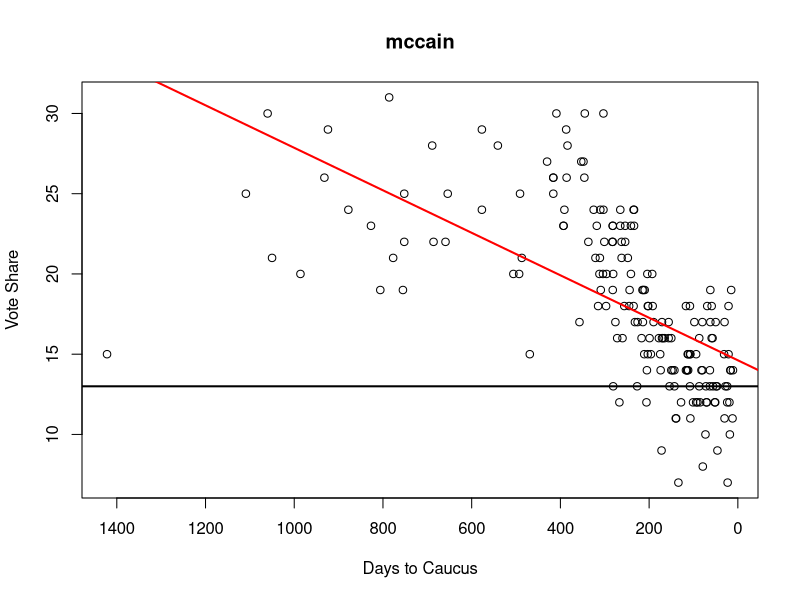

The R script that drew this image: (Note: this script raises an error after producing the figure.)
##############
# IMPORT LIBRARIES
##############
library(glmnet)
library(Metrics)



##############
# CONSTANTS
##############
FIRST_POLLING_COL <- 12
VOTE_SHARE_COL <- 3


# Jeff's working directory -- comment out and override
setwd("~//Documents/School/Stanford/Classes/Poli Sci 355B/Challenge 1/iowa-caucus")


##############
# LOAD AND CONVERT DATASETS
##############


# load results datasets
results2008 <- read.csv('results_2008.csv', stringsAsFactors=FALSE)
results2012 <- read.csv('results_2012.csv', stringsAsFactors=FALSE)

# df of 2016 candidates to predict
candidates_2016 <- data.frame(c('trump', 'cruz', 'rubio','bush','carson','christie','paul','huckabee','kasich'))
colnames(candidates_2016) <- c('candidate')


# load polling datasets
polls2008_iowa <- read.csv('pollster/data/cleaned_2008_iowa.csv', stringsAsFactors=FALSE)
polls2012_iowa <- read.csv('pollster/data/cleaned_2012_iowa.csv', stringsAsFactors=FALSE)
polls2016_iowa <- read.csv('pollster/data/cleaned_2016_iowa.csv', stringsAsFactors=FALSE)
polls2008_national <- read.csv('pollster/data/cleaned_2008_national.csv', stringsAsFactors=FALSE)
polls2012_national <- read.csv('pollster/data/cleaned_2012_national.csv', stringsAsFactors=FALSE)
polls2016_national <- read.csv('pollster/data/cleaned_2016_national.csv', stringsAsFactors=FALSE)





# clean polling data
cleanPolling <- function(df) {
	# replace '-' with NA
	df[df == '-'] <- NA

	# convert polling cols from char to numeric
	df[FIRST_POLLING_COL:ncol(df)] <- sapply(df[FIRST_POLLING_COL:ncol(df)], as.numeric)

	# convert pollster cols to factor
	df$POLLSTER <- as.factor(df$POLLSTER)

	# convert all colnames to lower case
	colnames(df) <- tolower(colnames(df))

	# subset to polling conducted before the caucus
	df <- df[df$days_to_caucus > 0,]

	return(df)
}

polls2008_iowa <- cleanPolling(polls2008_iowa)
polls2012_iowa <- cleanPolling(polls2012_iowa)
polls2016_iowa <- cleanPolling(polls2016_iowa)

polls2008_national <- cleanPolling(polls2008_national)
polls2012_national <- cleanPolling(polls2012_national)
polls2016_national <- cleanPolling(polls2016_national)

cleanResults <- function(df) {

	# convert all colnames to lower case
	colnames(df) <- tolower(colnames(df))

	# convert candidate names to lower case
	df$candidate <- tolower(df$candidate)

	return(df)
}

results2008 <- cleanResults(results2008)
results2012 <- cleanResults(results2012)



# weightPollingBy538Rankings
# --------------------------
# Given a df of polling data and a df (or some other object) of 538's pollster rankings, duplicate polling observations to weight by 538's rankings.
# Return a df with weighted polling data














##############
# PREDICT POLL TRENDS
##############


# linearExtrapolateCandidate
# --------------------------
# Given a candidate, polling_df, and results_df, generate a simple linear model regressing vote shares over time
# return predicted vote share on election day

linearExtrapolateCandidate <- function(candidate, polling_df, results_df, plot) {

	# find col index for that candidate's name
	cand_indx <- which(colnames(polling_df) == candidate)

	######## consider killing early models

	# check if there are any rows that aren't NA
	if(all(is.na(polling_df[,cand_indx]))) {
		print(candidate)
		print("All observations were NA")
		return(0)
	} else {

		# simple linear model
		lm_model <- lm(polling_df[,cand_indx] ~ days_to_caucus, data=polling_df)

		if(plot == TRUE) {

			# plot data
			plot(x=polling_df$days_to_caucus,
				y=polling_df[,cand_indx],
				# ylim=c(0, results_df[results_df$Candidate==candidate, VOTE_SHARE_COL] + 10),
				xlim=c(max(na.omit(polling_df$days_to_caucus)), min(na.omit(polling_df$days_to_caucus))),
				xlab="Days to Caucus",
				ylab="Vote Share",
				main=candidate)

			# add regression line
			abline(lm_model,
				col="red",
				lwd="2")

			# add actual results line
			abline(h=results_df[results_df$candidate==candidate, VOTE_SHARE_COL],
				lwd=2)
		}

		# predict vote share on election day
		election_day_df <- data.frame(c(candidate),c("0"))
		colnames(election_day_df) <- c("candidate", "days_to_caucus")
		election_day_df$days_to_caucus <- as.numeric(as.character(election_day_df$days_to_caucus))

		pred_vote_share <- predict(lm_model, newdata=election_day_df)
		
		return(pred_vote_share)
	}
}



complexLinearExtrapolateCandidate <- function(candidate, polling_df, results_df, plot) {

	# find col index for that candidate's name
	cand_indx <- which(colnames(polling_df) == candidate)

	# check if there are any rows that aren't NA
	if (all(is.na(polling_df[,cand_indx]))) {
		print(candidate)
		print("All observations were NA")
		return(0)
	} else {

		# simple linear model
		lm_model <- lm(polling_df[,cand_indx] ~ days_to_caucus + I(days_to_caucus^2), data=polling_df)

		if(plot == TRUE) {

			# plot data
			plot(x=polling_df$days_to_caucus,
				y=polling_df[,cand_indx],
				# ylim=c(0, results_df[results_df$Candidate==candidate, VOTE_SHARE_COL] + 10),
				xlim=c(max(na.omit(polling_df$days_to_caucus)), min(na.omit(polling_df$days_to_caucus))),
				xlab="Days to Caucus",
				ylab="Vote Share",
				main=candidate)

			# add regression line
			abline(lm_model,
				col="red",
				lwd="2")

			# add actual results line
			abline(h=results_df[results_df$candidate==candidate, VOTE_SHARE_COL],
				lwd=2)
		}

		# predict vote share on election day
		election_day_df <- data.frame(c(candidate),c("0"))
		colnames(election_day_df) <- c("candidate", "days_to_caucus")
		election_day_df$days_to_caucus <- as.numeric(as.character(election_day_df$days_to_caucus))

		pred_vote_share <- predict(lm_model, newdata=election_day_df)
		
		return(pred_vote_share)
	}
}

linearExtrapolateCandidate('mccain', polls2008_iowa, results2008, TRUE)

complexLinearExtrapolateCandidate('mccain', polls2008_iowa, results2008, FALSE)


# predCandidates
# --------------
# Given a list of candidates, polling data, and a model, generate predictions for each candidate
# returns df with candidate names and predictions
predCandidates <- function(polling_df, results_df, model) {

	# init df to store predictions
	pred_votes <- data.frame(results_df$candidate, c(NA))
	colnames(pred_votes) <- c('candidate', 'vote_share')

	for (cand in results_df$candidate) {
		pred_votes$vote_share[pred_votes$candidate == cand] <- model(cand, polling_df, results_df, FALSE)
	}
	return(pred_votes)
}


# calcRMSE
# --------
# Given a df of prediction and a df with actual results, compute the rmse for the predictions
calcRMSE <- function(pred_votes, results_df) {

	# order both dfs by candidate name, just to be safe
	pred_votes <- pred_votes[order(pred_votes$candidate),]
	results_df <- results_df[order(results_df$candidate),]

	mse <- sum((results_df$percentage - pred_votes$vote_share)^2) / nrow(pred_votes)
	rmse <- sqrt(mse)
	return(rmse)
}


# testPollTrendsModel
# -------------------
# Given polling and results for an election, see how well a specified model extrapolates from polling data
testPollTrendsModel <- function(polling_df, results_df, model) {

	pred_votes <- predCandidates(polling_df, results_df, model)
	rmse <- calcRMSE(pred_votes, results_df)
	return(rmse)
}


testPollTrendsModel(polls2008_iowa, results2008, linearExtrapolateCandidate)
testPollTrendsModel(polls2012_iowa, results2012, linearExtrapolateCandidate)








##############
# BUILD & TEST COMBINED MODEL OPTIONS
##############


# buildPredictionMatrix
# ---------------------
# Given polling and results dfs, construct a matrix of observations to use in regression models
buildPredictionMatrix <- function(state_polling_df, natl_polling_df, results_df) {

	# construct vector of predictor names
	pred_names <- c('lm_1_iowa', 'lm_2_iowa', 'lm_1_natl')

	# build matrix of predictors
	preds <- matrix(nrow=nrow(results_df), ncol=length(pred_names))
	rownames(preds) <- results_df$candidate

	# add polling model predictions
	preds[,1] <- predCandidates(state_polling_df, results_df, linearExtrapolateCandidate)$vote_share
	preds[,2] <- predCandidates(state_polling_df, results_df, complexLinearExtrapolateCandidate)$vote_share
	preds[,3] <- predCandidates(natl_polling_df, results_df, linearExtrapolateCandidate)$vote_share

	# add predictor names to matrix
	colnames(preds) <- pred_names

	return(preds)
}


# scaleToVoteShares
# ------------------------------------
# Assuming the predictions from our model don't add up to 100, scale them proportionally: voteshare[candidate] / sum(voteshare) * 100
scaleToVoteShares <- function(raw_preds) {
	scaled_preds <- (raw_preds / sum(raw_preds)) * 100
	return(scaled_preds)
}


# scaleSortResults
# ----------------
# Scale and sort predictions
scaleSortResults <- function(preds) {
	scaled_preds <- scaleToVoteShares(preds)
	sorted_preds <- scaled_preds[order(scaled_preds[,1], decreasing=TRUE),]
	df_preds <- data.frame(sorted_preds)
	return(df_preds)
}


# combinePredictorsIntoModel
# --------------------------
# Using the outputs from predictFromPollTrends and predictFromLatestPolling outputs for both Iowa and national polling, build a model applying these predictors to 2008 and 2012 data. See which combinations work best, maybe with LOOCV? If have time, could try additional predictors -- contributions, prediction markets, etc.
# Return df/matrix of candidate names (rows) and predicted vote shares from different models (cols)

combinePredictorsIntoModel <- function(polling_df, results_df, combined) {

	if (combined) {

		# create matrices to use in models
		preds_2008 <- buildPredictionMatrix(polls2008_iowa, polls2008_national, results2008)
		preds_2012 <- buildPredictionMatrix(polls2012_iowa, polls2012_national, results2012)

		# combine into overall matrix
		preds_train <- rbind(preds_2008, preds_2012)
		results_train <- rbind(results2008, results2012)

	} else {

		# create matrix to use in models
		preds_train <- buildPredictionMatrix(polling_df, results_df)
		results_train <- results_df
	}

	# build matrix to predict 2016
	preds_2016 <- buildPredictionMatrix(polls2016_iowa, candidates_2016)
	

	# run simple linear regression 
	# linear_model <- lm(results_df$percentage ~ ., data=as.data.frame(preds_train))
	# summary(linear_model)
	# lm_preds <- predict(linear_model, newdata=as.data.frame(preds_train))

	# # check RMSE
	# rmse(results_df$percentage, lm_preds)

	# # try predicting 2016 using linear model
	# lm_preds_2016 <- predict(linear_model, newdata=as.data.frame(preds_2016))




	# run LASSO on predictors
	lasso <- glmnet(x = preds_train, y = results_train$percentage)
	summary(lasso)

	# cross validate lasso
	lasso_cv<- cv.glmnet(x = preds_train, y = results_train$percentage)
	plot(lasso_cv)

	# TURN ^ INTO LOOCV

	# check RMSE
	lasso_train_preds <- predict(lasso, newx=preds_train, s = lasso_cv$lambda.min )
	print("RMSE:")
	print(rmse(results_train$percentage, lasso_train_preds))

	# predict 2016 using lasso
	lasso_preds <- predict(lasso, newx=preds_2016, s = lasso_cv$lambda.min )


	# scale and sort results
	df_preds_2016 <- scaleSortResults(lasso_preds)

	return(df_preds_2016)
}

combinePredictorsIntoModel(polls2008_iowa, results2008, FALSE)
combinePredictorsIntoModel(polls2012_iowa, results2012, TRUE)



predCandidates(polls2008_national, results2008, linearExtrapolateCandidate)$vote_share
